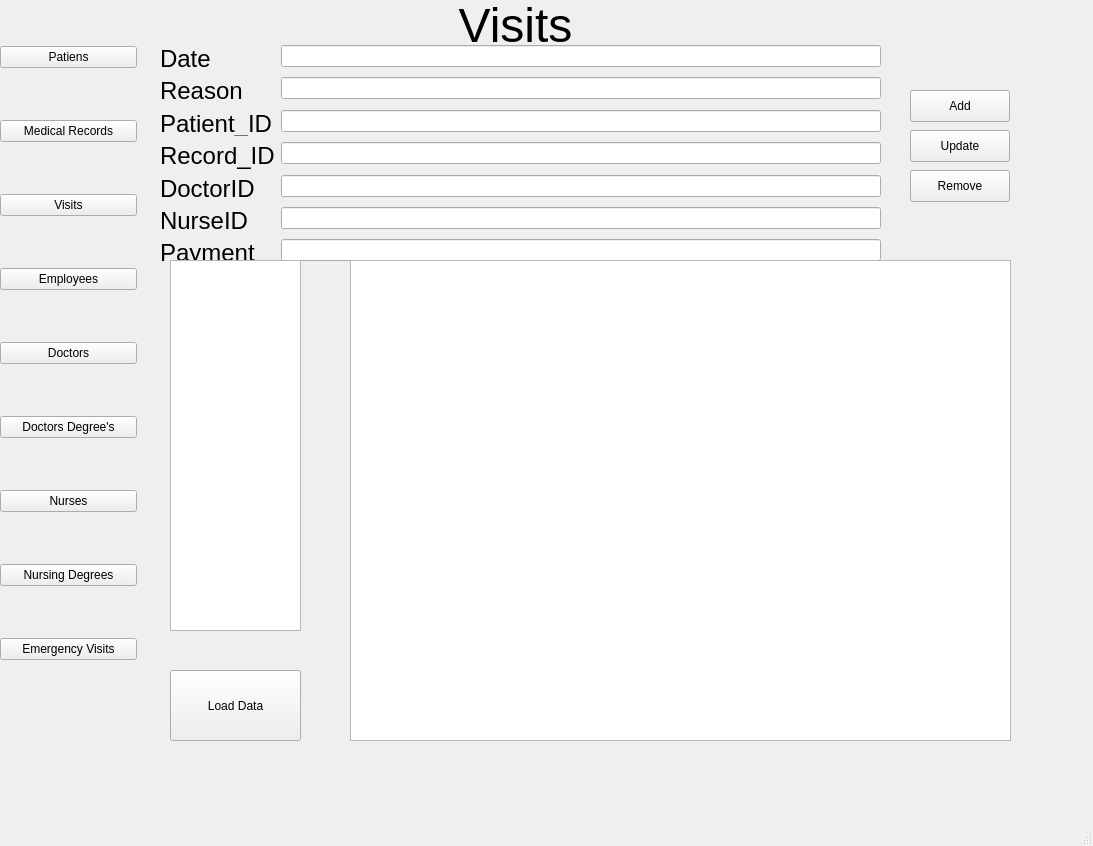
<?xml version="1.0" encoding="UTF-8"?>
<ui version="4.0">
 <class>mainstuff</class>
 <widget class="QMainWindow" name="mainstuff">
  <property name="geometry">
   <rect>
    <x>0</x>
    <y>0</y>
    <width>1093</width>
    <height>846</height>
   </rect>
  </property>
  <property name="windowTitle">
   <string>mainstuff</string>
  </property>
  <widget class="QWidget" name="centralwidget">
   <widget class="QWidget" name="widget" native="true">
    <property name="geometry">
     <rect>
      <x>0</x>
      <y>0</y>
      <width>141</width>
      <height>711</height>
     </rect>
    </property>
    <widget class="QWidget" name="verticalLayoutWidget">
     <property name="geometry">
      <rect>
       <x>0</x>
       <y>0</y>
       <width>137</width>
       <height>711</height>
      </rect>
     </property>
     <layout class="QVBoxLayout" name="verticalLayout">
      <item>
       <widget class="QPushButton" name="pushButton_2">
        <property name="text">
         <string>Patiens</string>
        </property>
       </widget>
      </item>
      <item>
       <widget class="QPushButton" name="pushButton_4">
        <property name="text">
         <string>Medical Records</string>
        </property>
       </widget>
      </item>
      <item>
       <widget class="QPushButton" name="pushButton_8">
        <property name="text">
         <string>Visits</string>
        </property>
       </widget>
      </item>
      <item>
       <widget class="QPushButton" name="pushButton_7">
        <property name="text">
         <string>Employees</string>
        </property>
       </widget>
      </item>
      <item>
       <widget class="QPushButton" name="pushButton_6">
        <property name="text">
         <string>Doctors</string>
        </property>
       </widget>
      </item>
      <item>
       <widget class="QPushButton" name="pushButton_5">
        <property name="text">
         <string>Doctors Degree's</string>
        </property>
       </widget>
      </item>
      <item>
       <widget class="QPushButton" name="pushButton_3">
        <property name="text">
         <string>Nurses</string>
        </property>
       </widget>
      </item>
      <item>
       <widget class="QPushButton" name="pushButton">
        <property name="text">
         <string>Nursing Degrees</string>
        </property>
       </widget>
      </item>
      <item>
       <widget class="QPushButton" name="pushButton_9">
        <property name="text">
         <string>Emergency Visits</string>
        </property>
       </widget>
      </item>
     </layout>
    </widget>
   </widget>
   <widget class="QPushButton" name="LoadButton">
    <property name="geometry">
     <rect>
      <x>170</x>
      <y>670</y>
      <width>131</width>
      <height>71</height>
     </rect>
    </property>
    <property name="text">
     <string>Load Data</string>
    </property>
   </widget>
   <widget class="QPushButton" name="pushButton_13">
    <property name="geometry">
     <rect>
      <x>910</x>
      <y>170</y>
      <width>100</width>
      <height>32</height>
     </rect>
    </property>
    <property name="text">
     <string>Remove</string>
    </property>
   </widget>
   <widget class="QPushButton" name="pushButton_14">
    <property name="geometry">
     <rect>
      <x>910</x>
      <y>90</y>
      <width>100</width>
      <height>32</height>
     </rect>
    </property>
    <property name="text">
     <string>Add</string>
    </property>
   </widget>
   <widget class="QPushButton" name="pushButton_15">
    <property name="geometry">
     <rect>
      <x>910</x>
      <y>130</y>
      <width>100</width>
      <height>32</height>
     </rect>
    </property>
    <property name="text">
     <string>Update</string>
    </property>
   </widget>
   <widget class="QListView" name="listView">
    <property name="geometry">
     <rect>
      <x>170</x>
      <y>260</y>
      <width>131</width>
      <height>371</height>
     </rect>
    </property>
    <property name="focusPolicy">
     <enum>Qt::TabFocus</enum>
    </property>
   </widget>
   <widget class="QTableWidget" name="tableWidget">
    <property name="geometry">
     <rect>
      <x>350</x>
      <y>260</y>
      <width>661</width>
      <height>481</height>
     </rect>
    </property>
   </widget>
   <widget class="QStackedWidget" name="stackedWidget">
    <property name="geometry">
     <rect>
      <x>160</x>
      <y>0</y>
      <width>731</width>
      <height>261</height>
     </rect>
    </property>
    <property name="currentIndex">
     <number>8</number>
    </property>
    <widget class="QWidget" name="PatientsW">
     <widget class="QLabel" name="label_38">
      <property name="geometry">
       <rect>
        <x>290</x>
        <y>-10</y>
        <width>211</width>
        <height>41</height>
       </rect>
      </property>
      <property name="styleSheet">
       <string notr="true">QLabel
{
font-size: 30px;
}
</string>
      </property>
      <property name="text">
       <string>&lt;html&gt;&lt;head/&gt;&lt;body&gt;&lt;p&gt;&lt;span style=&quot; font-size:36pt;&quot;&gt;Patients Data&lt;/span&gt;&lt;/p&gt;&lt;/body&gt;&lt;/html&gt;</string>
      </property>
     </widget>
     <widget class="QWidget" name="formLayoutWidget">
      <property name="geometry">
       <rect>
        <x>0</x>
        <y>30</y>
        <width>711</width>
        <height>171</height>
       </rect>
      </property>
      <layout class="QFormLayout" name="formLayout">
       <item row="2" column="1">
        <widget class="QLineEdit" name="DOB"/>
       </item>
       <item row="2" column="0">
        <widget class="QLabel" name="label_42">
         <property name="styleSheet">
          <string notr="true">font-size: 20px;
</string>
         </property>
         <property name="text">
          <string>Date of birth </string>
         </property>
         <property name="alignment">
          <set>Qt::AlignLeading|Qt::AlignLeft|Qt::AlignVCenter</set>
         </property>
        </widget>
       </item>
       <item row="3" column="1">
        <widget class="QLineEdit" name="P_ContactNumber"/>
       </item>
       <item row="3" column="0">
        <widget class="QLabel" name="label_41">
         <property name="styleSheet">
          <string notr="true">font-size: 20px;
</string>
         </property>
         <property name="text">
          <string>Phone number</string>
         </property>
        </widget>
       </item>
       <item row="4" column="1">
        <widget class="QLineEdit" name="Gender"/>
       </item>
       <item row="4" column="0">
        <widget class="QLabel" name="label_43">
         <property name="styleSheet">
          <string notr="true">font-size: 20px;
</string>
         </property>
         <property name="text">
          <string>Gender</string>
         </property>
        </widget>
       </item>
       <item row="0" column="0">
        <widget class="QLabel" name="label_39">
         <property name="styleSheet">
          <string notr="true">font-size: 20px;
</string>
         </property>
         <property name="text">
          <string>Patient name</string>
         </property>
        </widget>
       </item>
       <item row="0" column="1">
        <widget class="QLineEdit" name="P_Name"/>
       </item>
       <item row="1" column="0">
        <widget class="QLabel" name="label_40">
         <property name="styleSheet">
          <string notr="true">font-size: 20px;
</string>
         </property>
         <property name="text">
          <string>Age</string>
         </property>
        </widget>
       </item>
       <item row="1" column="1">
        <widget class="QLineEdit" name="Age"/>
       </item>
      </layout>
     </widget>
    </widget>
    <widget class="QWidget" name="MedicalW">
     <widget class="QWidget" name="formLayoutWidget_6">
      <property name="geometry">
       <rect>
        <x>0</x>
        <y>70</y>
        <width>731</width>
        <height>151</height>
       </rect>
      </property>
      <layout class="QFormLayout" name="formLayout_2">
       <item row="0" column="0">
        <widget class="QLabel" name="label_14">
         <property name="text">
          <string>Patient ID</string>
         </property>
        </widget>
       </item>
       <item row="0" column="1">
        <widget class="QLineEdit" name="PID"/>
       </item>
       <item row="1" column="0">
        <widget class="QLabel" name="label_17">
         <property name="text">
          <string>Diagnosis</string>
         </property>
        </widget>
       </item>
       <item row="1" column="1">
        <widget class="QLineEdit" name="Diagnosis"/>
       </item>
       <item row="2" column="0">
        <widget class="QLabel" name="label_16">
         <property name="text">
          <string>Medication</string>
         </property>
        </widget>
       </item>
       <item row="2" column="1">
        <widget class="QLineEdit" name="Meds"/>
       </item>
      </layout>
     </widget>
     <widget class="QLabel" name="label_15">
      <property name="geometry">
       <rect>
        <x>230</x>
        <y>-10</y>
        <width>301</width>
        <height>71</height>
       </rect>
      </property>
      <property name="text">
       <string>&lt;html&gt;&lt;head/&gt;&lt;body&gt;&lt;p&gt;&lt;span style=&quot; font-size:36pt;&quot;&gt;Medical Records&lt;/span&gt;&lt;/p&gt;&lt;/body&gt;&lt;/html&gt;</string>
      </property>
     </widget>
    </widget>
    <widget class="QWidget" name="EmergencyW">
     <widget class="QLabel" name="label_10">
      <property name="geometry">
       <rect>
        <x>230</x>
        <y>-10</y>
        <width>281</width>
        <height>91</height>
       </rect>
      </property>
      <property name="text">
       <string>&lt;html&gt;&lt;head/&gt;&lt;body&gt;&lt;p&gt;&lt;span style=&quot; font-size:36pt;&quot;&gt;Emergency Visits&lt;/span&gt;&lt;/p&gt;&lt;/body&gt;&lt;/html&gt;</string>
      </property>
     </widget>
     <widget class="QWidget" name="formLayoutWidget_5">
      <property name="geometry">
       <rect>
        <x>9</x>
        <y>80</y>
        <width>721</width>
        <height>141</height>
       </rect>
      </property>
      <layout class="QFormLayout" name="formLayout_6">
       <item row="0" column="0">
        <widget class="QLabel" name="label_11">
         <property name="text">
          <string>&lt;html&gt;&lt;head/&gt;&lt;body&gt;&lt;p&gt;&lt;span style=&quot; font-size:18pt;&quot;&gt;Patient_ID&lt;/span&gt;&lt;/p&gt;&lt;/body&gt;&lt;/html&gt;</string>
         </property>
        </widget>
       </item>
       <item row="1" column="0">
        <widget class="QLabel" name="label_12">
         <property name="text">
          <string>&lt;html&gt;&lt;head/&gt;&lt;body&gt;&lt;p&gt;&lt;span style=&quot; font-size:18pt;&quot;&gt;Employee_ID&lt;/span&gt;&lt;/p&gt;&lt;p&gt;&lt;br/&gt;&lt;/p&gt;&lt;/body&gt;&lt;/html&gt;</string>
         </property>
        </widget>
       </item>
       <item row="0" column="1">
        <widget class="QLineEdit" name="P_ID"/>
       </item>
       <item row="1" column="1">
        <widget class="QLineEdit" name="Employee_ID"/>
       </item>
      </layout>
     </widget>
    </widget>
    <widget class="QWidget" name="DoctorsW">
     <widget class="QWidget" name="formLayoutWidget_3">
      <property name="geometry">
       <rect>
        <x>0</x>
        <y>100</y>
        <width>721</width>
        <height>61</height>
       </rect>
      </property>
      <layout class="QFormLayout" name="formLayout_4">
       <item row="0" column="0">
        <widget class="QLabel" name="label_4">
         <property name="text">
          <string>&lt;html&gt;&lt;head/&gt;&lt;body&gt;&lt;p&gt;&lt;span style=&quot; font-size:18pt;&quot;&gt;Board_Certification&lt;/span&gt;&lt;/p&gt;&lt;p&gt;&lt;br/&gt;&lt;/p&gt;&lt;/body&gt;&lt;/html&gt;</string>
         </property>
        </widget>
       </item>
       <item row="0" column="1">
        <widget class="QLineEdit" name="Board_Certification"/>
       </item>
       <item row="1" column="0">
        <widget class="QLabel" name="label_13">
         <property name="text">
          <string>&lt;html&gt;&lt;head/&gt;&lt;body&gt;&lt;p&gt;&lt;span style=&quot; font-size:18pt;&quot;&gt;Doctor_ID&lt;/span&gt;&lt;/p&gt;&lt;/body&gt;&lt;/html&gt;</string>
         </property>
        </widget>
       </item>
       <item row="1" column="1">
        <widget class="QLineEdit" name="Doctor_ID"/>
       </item>
      </layout>
     </widget>
     <widget class="QLabel" name="label_5">
      <property name="geometry">
       <rect>
        <x>260</x>
        <y>10</y>
        <width>181</width>
        <height>61</height>
       </rect>
      </property>
      <property name="text">
       <string>&lt;html&gt;&lt;head/&gt;&lt;body&gt;&lt;p&gt;&lt;span style=&quot; font-size:36pt;&quot;&gt;Doctors&lt;/span&gt;&lt;br/&gt;&lt;/p&gt;&lt;/body&gt;&lt;/html&gt;</string>
      </property>
     </widget>
    </widget>
    <widget class="QWidget" name="DoctorsDW">
     <widget class="QWidget" name="formLayoutWidget_2">
      <property name="geometry">
       <rect>
        <x>9</x>
        <y>110</y>
        <width>721</width>
        <height>101</height>
       </rect>
      </property>
      <layout class="QFormLayout" name="formLayout_3">
       <item row="0" column="1">
        <widget class="QLineEdit" name="DMedicalDegree"/>
       </item>
       <item row="0" column="0">
        <widget class="QLabel" name="label">
         <property name="text">
          <string>Medical Degree</string>
         </property>
        </widget>
       </item>
       <item row="1" column="1">
        <widget class="QLineEdit" name="DoctorId"/>
       </item>
       <item row="1" column="0">
        <widget class="QLabel" name="label_2">
         <property name="text">
          <string>Doctor ID</string>
         </property>
        </widget>
       </item>
      </layout>
     </widget>
     <widget class="QLabel" name="label_3">
      <property name="geometry">
       <rect>
        <x>160</x>
        <y>-10</y>
        <width>391</width>
        <height>81</height>
       </rect>
      </property>
      <property name="text">
       <string>&lt;html&gt;&lt;head/&gt;&lt;body&gt;&lt;p align=&quot;center&quot;&gt;&lt;span style=&quot; font-size:36pt;&quot;&gt;Doctors Medical Degree&lt;/span&gt;&lt;/p&gt;&lt;/body&gt;&lt;/html&gt;</string>
      </property>
     </widget>
    </widget>
    <widget class="QWidget" name="Nurses">
     <widget class="QLabel" name="label_18">
      <property name="geometry">
       <rect>
        <x>230</x>
        <y>-10</y>
        <width>241</width>
        <height>61</height>
       </rect>
      </property>
      <property name="text">
       <string>&lt;html&gt;&lt;head/&gt;&lt;body&gt;&lt;p align=&quot;center&quot;&gt;&lt;span style=&quot; font-size:36pt;&quot;&gt;Nurses&lt;/span&gt;&lt;/p&gt;&lt;/body&gt;&lt;/html&gt;</string>
      </property>
     </widget>
     <widget class="QWidget" name="formLayoutWidget_7">
      <property name="geometry">
       <rect>
        <x>9</x>
        <y>69</y>
        <width>721</width>
        <height>151</height>
       </rect>
      </property>
      <layout class="QFormLayout" name="formLayout_7">
       <item row="0" column="0">
        <widget class="QLabel" name="label_19">
         <property name="text">
          <string>&lt;html&gt;&lt;head/&gt;&lt;body&gt;&lt;p&gt;&lt;span style=&quot; font-size:18pt;&quot;&gt;Nurse_ID&lt;/span&gt;&lt;/p&gt;&lt;/body&gt;&lt;/html&gt;</string>
         </property>
        </widget>
       </item>
       <item row="1" column="0">
        <widget class="QLabel" name="label_20">
         <property name="text">
          <string>&lt;html&gt;&lt;head/&gt;&lt;body&gt;&lt;p&gt;&lt;span style=&quot; font-size:18pt;&quot;&gt;Nursing Board Certification&lt;/span&gt;&lt;/p&gt;&lt;/body&gt;&lt;/html&gt;</string>
         </property>
        </widget>
       </item>
       <item row="0" column="1">
        <widget class="QLineEdit" name="NurseID"/>
       </item>
       <item row="1" column="1">
        <widget class="QLineEdit" name="NursingBoard"/>
       </item>
      </layout>
     </widget>
    </widget>
    <widget class="QWidget" name="NursingM">
     <widget class="QWidget" name="formLayoutWidget_8">
      <property name="geometry">
       <rect>
        <x>9</x>
        <y>129</y>
        <width>721</width>
        <height>91</height>
       </rect>
      </property>
      <layout class="QFormLayout" name="formLayout_8">
       <item row="0" column="0">
        <widget class="QLabel" name="label_21">
         <property name="text">
          <string>&lt;html&gt;&lt;head/&gt;&lt;body&gt;&lt;p&gt;&lt;span style=&quot; font-size:18pt;&quot;&gt;Nursing Degree&lt;/span&gt;&lt;/p&gt;&lt;/body&gt;&lt;/html&gt;</string>
         </property>
        </widget>
       </item>
       <item row="1" column="0">
        <widget class="QLabel" name="label_22">
         <property name="text">
          <string>&lt;html&gt;&lt;head/&gt;&lt;body&gt;&lt;p&gt;&lt;span style=&quot; font-size:18pt;&quot;&gt;ID number&lt;/span&gt;&lt;/p&gt;&lt;/body&gt;&lt;/html&gt;</string>
         </property>
        </widget>
       </item>
       <item row="0" column="1">
        <widget class="QLineEdit" name="lineEdit"/>
       </item>
       <item row="1" column="1">
        <widget class="QLineEdit" name="lineEdit_2"/>
       </item>
      </layout>
     </widget>
     <widget class="QLabel" name="label_23">
      <property name="geometry">
       <rect>
        <x>170</x>
        <y>-10</y>
        <width>421</width>
        <height>111</height>
       </rect>
      </property>
      <property name="text">
       <string>&lt;html&gt;&lt;head/&gt;&lt;body&gt;&lt;p&gt;&lt;span style=&quot; font-size:36pt;&quot;&gt;Nursing Medical Degree's&lt;/span&gt;&lt;/p&gt;&lt;/body&gt;&lt;/html&gt;</string>
      </property>
     </widget>
    </widget>
    <widget class="QWidget" name="EmployeeW">
     <widget class="QLabel" name="label_6">
      <property name="geometry">
       <rect>
        <x>230</x>
        <y>-10</y>
        <width>331</width>
        <height>101</height>
       </rect>
      </property>
      <property name="text">
       <string>&lt;html&gt;&lt;head/&gt;&lt;body&gt;&lt;p&gt;&lt;span style=&quot; font-size:36pt;&quot;&gt;Employees&lt;/span&gt;&lt;/p&gt;&lt;p&gt;&lt;br/&gt;&lt;/p&gt;&lt;/body&gt;&lt;/html&gt;</string>
      </property>
     </widget>
     <widget class="QWidget" name="formLayoutWidget_4">
      <property name="geometry">
       <rect>
        <x>9</x>
        <y>90</y>
        <width>711</width>
        <height>101</height>
       </rect>
      </property>
      <layout class="QFormLayout" name="formLayout_5">
       <item row="0" column="0">
        <widget class="QLabel" name="label_7">
         <property name="text">
          <string>&lt;html&gt;&lt;head/&gt;&lt;body&gt;&lt;p&gt;&lt;span style=&quot; font-size:18pt;&quot;&gt;Name&lt;/span&gt;&lt;/p&gt;&lt;/body&gt;&lt;/html&gt;</string>
         </property>
        </widget>
       </item>
       <item row="1" column="0">
        <widget class="QLabel" name="label_8">
         <property name="text">
          <string>&lt;html&gt;&lt;head/&gt;&lt;body&gt;&lt;p&gt;&lt;span style=&quot; font-size:18pt;&quot;&gt;Contact Number&lt;/span&gt;&lt;/p&gt;&lt;/body&gt;&lt;/html&gt;</string>
         </property>
        </widget>
       </item>
       <item row="2" column="0">
        <widget class="QLabel" name="label_9">
         <property name="text">
          <string>&lt;html&gt;&lt;head/&gt;&lt;body&gt;&lt;p&gt;&lt;span style=&quot; font-size:18pt;&quot;&gt;Years of experience&lt;/span&gt;&lt;/p&gt;&lt;/body&gt;&lt;/html&gt;</string>
         </property>
        </widget>
       </item>
       <item row="0" column="1">
        <widget class="QLineEdit" name="EName"/>
       </item>
       <item row="1" column="1">
        <widget class="QLineEdit" name="Phone"/>
       </item>
       <item row="2" column="1">
        <widget class="QLineEdit" name="YearsOfExp"/>
       </item>
      </layout>
     </widget>
    </widget>
    <widget class="QWidget" name="VisitsW">
     <widget class="QLabel" name="label_24">
      <property name="geometry">
       <rect>
        <x>230</x>
        <y>-10</y>
        <width>251</width>
        <height>71</height>
       </rect>
      </property>
      <property name="text">
       <string>&lt;html&gt;&lt;head/&gt;&lt;body&gt;&lt;p align=&quot;center&quot;&gt;&lt;span style=&quot; font-size:36pt;&quot;&gt;Visits&lt;/span&gt;&lt;/p&gt;&lt;/body&gt;&lt;/html&gt;</string>
      </property>
     </widget>
     <widget class="QWidget" name="formLayoutWidget_9">
      <property name="geometry">
       <rect>
        <x>0</x>
        <y>45</y>
        <width>721</width>
        <height>221</height>
       </rect>
      </property>
      <layout class="QFormLayout" name="formLayout_9">
       <item row="0" column="0">
        <widget class="QLabel" name="label_25">
         <property name="text">
          <string>&lt;html&gt;&lt;head/&gt;&lt;body&gt;&lt;p&gt;&lt;span style=&quot; font-size:18pt;&quot;&gt;Date&lt;/span&gt;&lt;/p&gt;&lt;/body&gt;&lt;/html&gt;</string>
         </property>
        </widget>
       </item>
       <item row="6" column="0">
        <widget class="QLabel" name="label_26">
         <property name="text">
          <string>&lt;html&gt;&lt;head/&gt;&lt;body&gt;&lt;p&gt;&lt;span style=&quot; font-size:18pt;&quot;&gt;Payment&lt;/span&gt;&lt;/p&gt;&lt;/body&gt;&lt;/html&gt;</string>
         </property>
        </widget>
       </item>
       <item row="2" column="0">
        <widget class="QLabel" name="label_27">
         <property name="text">
          <string>&lt;html&gt;&lt;head/&gt;&lt;body&gt;&lt;p&gt;&lt;span style=&quot; font-size:18pt;&quot;&gt;Patient_ID&lt;/span&gt;&lt;/p&gt;&lt;/body&gt;&lt;/html&gt;</string>
         </property>
        </widget>
       </item>
       <item row="1" column="0">
        <widget class="QLabel" name="label_28">
         <property name="text">
          <string>&lt;html&gt;&lt;head/&gt;&lt;body&gt;&lt;p&gt;&lt;span style=&quot; font-size:18pt;&quot;&gt;Reason&lt;/span&gt;&lt;/p&gt;&lt;/body&gt;&lt;/html&gt;</string>
         </property>
        </widget>
       </item>
       <item row="4" column="0">
        <widget class="QLabel" name="label_29">
         <property name="text">
          <string>&lt;html&gt;&lt;head/&gt;&lt;body&gt;&lt;p&gt;&lt;span style=&quot; font-size:18pt;&quot;&gt;DoctorID&lt;/span&gt;&lt;/p&gt;&lt;/body&gt;&lt;/html&gt;</string>
         </property>
        </widget>
       </item>
       <item row="3" column="0">
        <widget class="QLabel" name="label_30">
         <property name="text">
          <string>&lt;html&gt;&lt;head/&gt;&lt;body&gt;&lt;p&gt;&lt;span style=&quot; font-size:18pt;&quot;&gt;Record_ID&lt;/span&gt;&lt;/p&gt;&lt;/body&gt;&lt;/html&gt;</string>
         </property>
        </widget>
       </item>
       <item row="5" column="0">
        <widget class="QLabel" name="label_31">
         <property name="text">
          <string>&lt;html&gt;&lt;head/&gt;&lt;body&gt;&lt;p&gt;&lt;span style=&quot; font-size:18pt;&quot;&gt;NurseID&lt;/span&gt;&lt;/p&gt;&lt;/body&gt;&lt;/html&gt;</string>
         </property>
        </widget>
       </item>
       <item row="0" column="1">
        <widget class="QLineEdit" name="Date"/>
       </item>
       <item row="1" column="1">
        <widget class="QLineEdit" name="Reason"/>
       </item>
       <item row="2" column="1">
        <widget class="QLineEdit" name="VPID"/>
       </item>
       <item row="3" column="1">
        <widget class="QLineEdit" name="VRecordID"/>
       </item>
       <item row="4" column="1">
        <widget class="QLineEdit" name="VDoctorID"/>
       </item>
       <item row="5" column="1">
        <widget class="QLineEdit" name="VNurseID"/>
       </item>
       <item row="6" column="1">
        <widget class="QLineEdit" name="Payment"/>
       </item>
      </layout>
     </widget>
    </widget>
   </widget>
   <zorder>stackedWidget</zorder>
   <zorder>widget</zorder>
   <zorder>LoadButton</zorder>
   <zorder>pushButton_13</zorder>
   <zorder>pushButton_14</zorder>
   <zorder>pushButton_15</zorder>
   <zorder>listView</zorder>
   <zorder>tableWidget</zorder>
  </widget>
  <widget class="QMenuBar" name="menubar">
   <property name="geometry">
    <rect>
     <x>0</x>
     <y>0</y>
     <width>1093</width>
     <height>24</height>
    </rect>
   </property>
  </widget>
  <widget class="QStatusBar" name="statusbar"/>
 </widget>
 <resources/>
 <connections/>
</ui>
